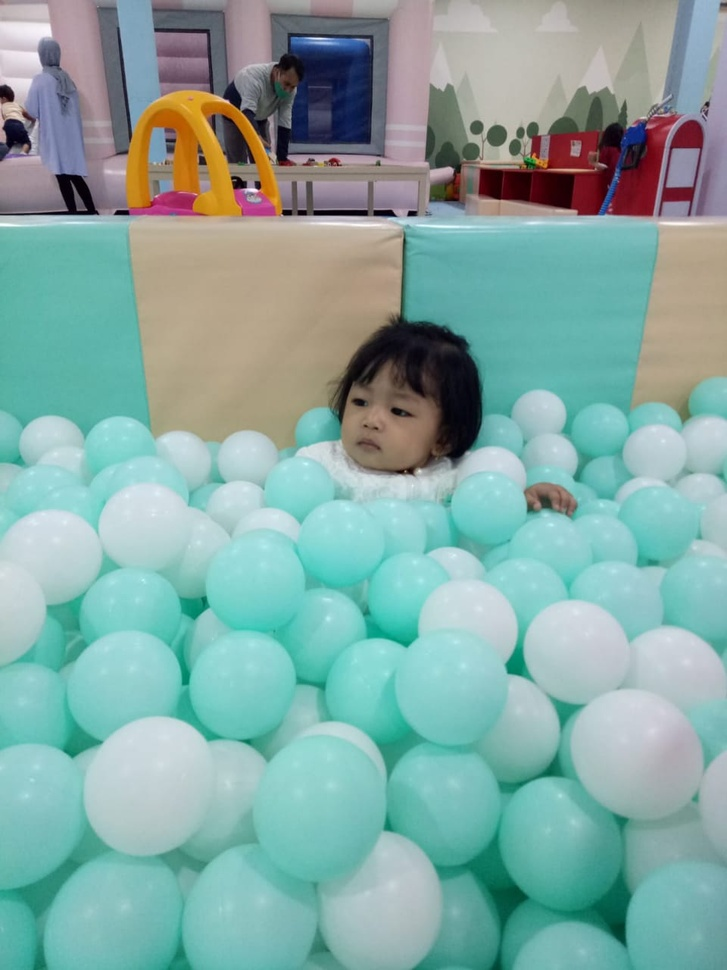
#> input picture Gambar/terang.jpeg, 727 x 970 px, shrunk from 960 x 1280 before the run
$ python program-histogram-perfect.py
#> lines starting #> are read from the running program, lines starting #| are printed output that depends on the picture
import cv2
from pylab import *
from copy import deepcopy
import matplotlib.pyplot as plt

# membaca gambar
img_terang = cv2.imread("Gambar/terang.jpeg")
#> img_terang is the input picture: shape (970, 727, 3); mean B, G, R 163.8, 168.7, 132.6
img_sedang = cv2.imread("Gambar/sedang.jpeg")
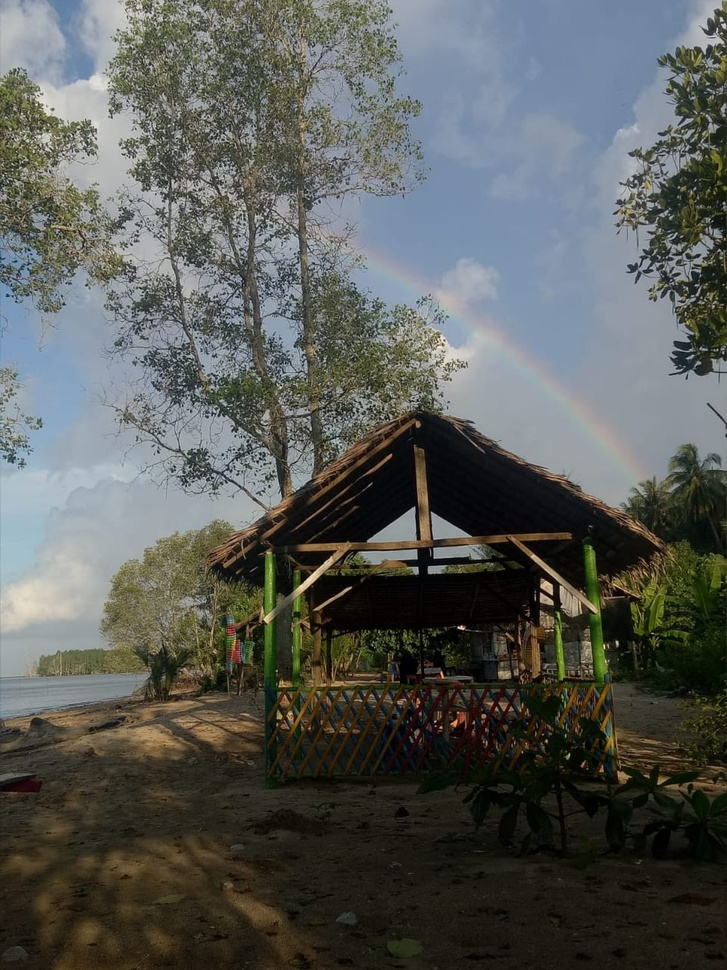
#> input picture Gambar/sedang.jpeg, 727 x 970 px, shrunk from 960 x 1280 before the run
#> img_sedang is the input picture: shape (970, 727, 3); mean B, G, R 87.3, 91.1, 88.5
img_gelap = cv2.imread("Gambar/gelap.jpeg")
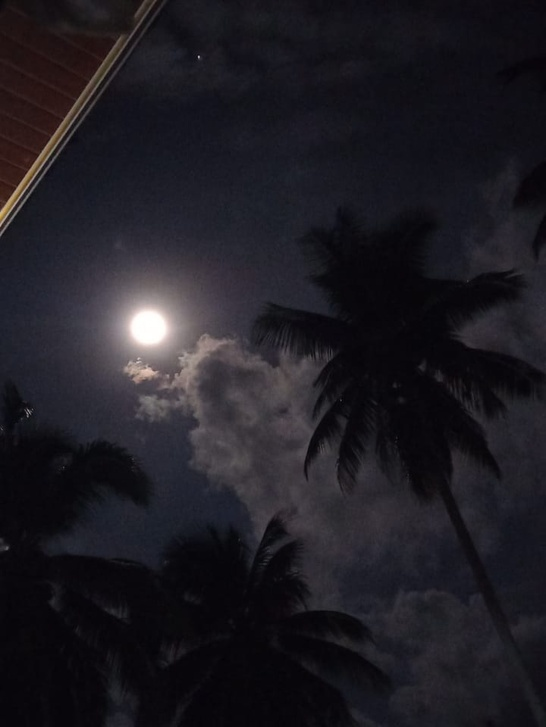
#> input picture Gambar/gelap.jpeg, 546 x 727 px, shrunk from 720 x 960 before the run
#> img_gelap is the input picture: shape (727, 546, 3); mean B, G, R 34.9, 28.4, 30.7

# menampilkan gambar asli
def show_asli():
    fig, ax = plt.subplots(ncols=3, nrows=1, figsize=(20,10))

    ax[0].imshow(img_terang)
    ax[0].set_title('Foto Terang')
    ax[1].imshow(img_sedang)
    ax[1].set_title('Foto Sedang')
    ax[2].imshow(img_gelap)
    ax[2].set_title('Foto Gelap')

# fungsi untuk memecah gambar ke dalam berbagai channel (R,G,B) dan menyimpannya
# [121 lines left out: functions rgb_channel, rgb_photo, show_rgb, show_all_rgb, histogram, histo_all and 4 more, not called in this run]

def menu():
    print('''
        Main Menu:
    1. Lihat Gambar Asli
    2. Lihat Gambar Channel R,G,B
    3. Lihat Histogram Gambar Asli 256 bins
    4. Lihat Histogram Gambar R,G,B (4,8,16,32,256 Bins)
    5. Keluar
    ''')

def main():
    loop = True
    while(loop):
        menu()
        ch_menu = input("Pilih: ")
#> the answer given: 1

        if ch_menu == '1':
            show_asli()
        elif ch_menu == '2':
            rgb_photo()
            show_all_rgb()
        elif ch_menu == '3':
            histo_all()
        elif ch_menu == '4':
            pilih_gambar()
            ch_gambar = input("Pilih: ")

            if ch_gambar == '1':
                terang_bins()
            elif ch_gambar == '2':
                sedang_bins()
            elif ch_gambar == '3':
                gelap_bins()
            else:
                print("Pilihan Tidak Tersedia")
                loop = False
        elif ch_menu == '5':
            exit(0)
        else:
            print("Pilihan Tidak Tersedia")
            loop = False

#> (the run stopped early here; a loop or call above may not have finished)
